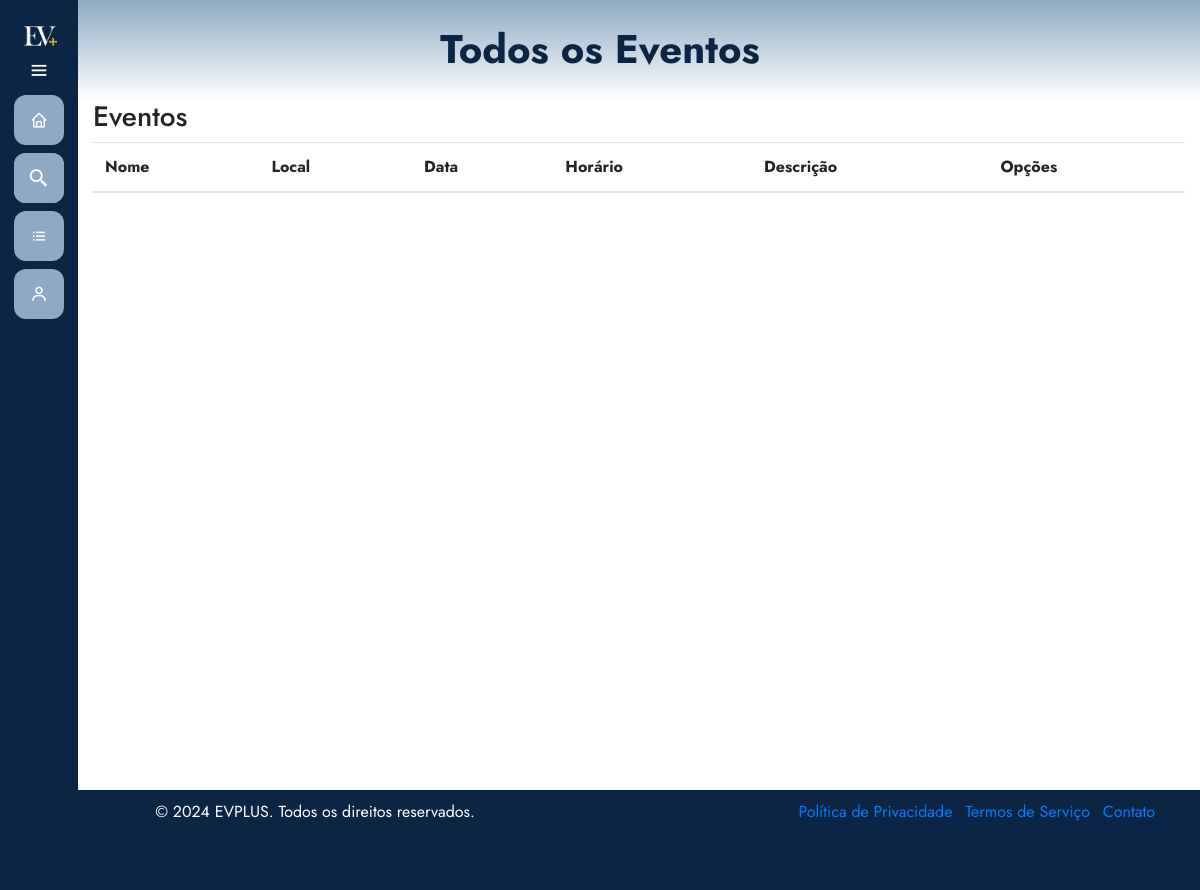
The page /eventos/todos-eventos/ on the database as committed earlier.
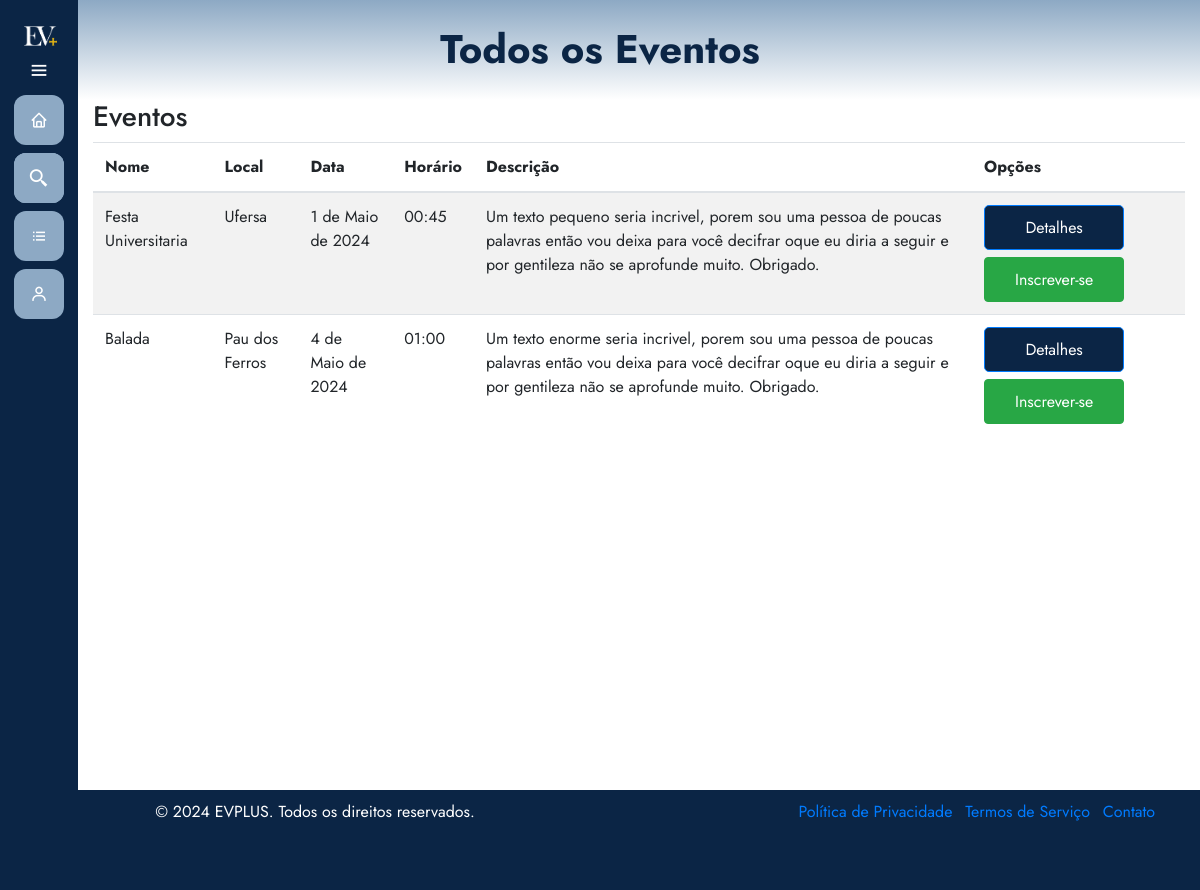
The same page on the database as committed later.
### eventos/models.py (models this page shows, shortened)
class Evento(models.Model):
    user = models.ForeignKey(User, on_delete=models.CASCADE)
    name = models.CharField(max_length=100)
    description = models.TextField()
    local = models.CharField(max_length=100)
    date = models.DateField()
    time = models.TimeField()
    category = models.CharField(max_length=100)
    banner = models.ImageField(upload_to='eventos', null=True, blank=True)

### eventos/views.py (the view)
# urls.py: path('todos-eventos/', views.listarTodosEventos, name='todos_eventos'),
def listarTodosEventos(request):
    exibir_sidebar = True
    eventosDisponiveis = Evento.objects.all()
    return render(request, 'todosEventos.html', {'eventos': eventosDisponiveis, 'exibir_sidebar': exibir_sidebar})

### eventos/templates/todosEventos.html (shortened to what this page needs)
{% extends 'base.html' %}
{% load static %}
{% block 'head' %}
    <link rel="stylesheet" href="{% static 'eventos/css/meuseventos.css' %}">
{% endblock %}
{% block 'dashboard' %}
    <div class="container">
        <div class="row">
            <div class="col-md-12">
                <div class="panel panel-default">
                    <div class="panel-heading">
                        <h3 class="panel-title">Eventos</h3>
                    </div>
                    <div class="panel-body">
                        <div class="table-responsive">
                            <table class="table table-striped">
                                <thead>
                                    <tr>
                                        <th>Nome</th>
                                        <th>Local</th>
                                        <th>Data</th>
                                        <th>Horário</th>
                                        <th>Descrição</th>
                                        <th>Opções</th>
                                    </tr>
                                </thead>
                                <tbody>
                                    {% for evento in eventos %}
                                        <tr>
                                            <td>{{ evento.name }}</td>
                                            <td>{{ evento.local }}</td>
                                            <td>{{ evento.date }}</td>
                                            <td>{{ evento.time }}</td>
                                            <td>{{ evento.description }}</td>
                                            <td>
                                                <a href="{% url 'eventos:detalhes_evento' evento.id %}" class="btn btn-primary">Detalhes</a>
                                                <a href="{% url 'eventos:inscricao_evento' evento.id %}" class="btn btn-success">Inscrever-se</a>
                                            </td>
                                        </tr>
                                    {% endfor %}
                                </tbody>
                            </table>
                        </div>
                    </div>
                </div>
            </div>
        </div>
    </div>
{% endblock %}

### templates/base.html (shortened to what this page needs)
{% load static %}
<!doctype html>
<html lang="pt-BR">
<head>
  <link rel="stylesheet" href="https://cdn.jsdelivr.net/npm/bootstrap@4.6.1/dist/css/bootstrap.min.css">
  <link rel="stylesheet" href="{% static 'general/css/base.css' %}">
  <link rel="stylesheet" href="{% static 'general/css/general.css' %}">
  <link href='https://unpkg.com/boxicons@2.0.7/css/boxicons.min.css' rel='stylesheet'>
  {% block 'head' %}{% endblock %}
</head>
<body>
  <div class="page-topo" id="page-topo">
    <h1 class="main-title" id="page-topo-title"></h1>
  </div>
  {% if exibir_sidebar %}
  <div class="sidebar">
    <a href="{% url 'home' %}">
      <div class="logo-details">
          <img src="{% static 'images/LOGO.png' %}" alt="Logo" class="logo">
        </a>
          <i class='bx bx-menu' id="btn" ></i>
      </div>
      <ul class="nav-list">
      <li>
        <a href="{% url 'home' %}">
          <i class='bx bx-home'></i>
        </a>
      </li>
      <li>
      <a href="#">
        <i class='bx bx-search-alt-2 bx-search'></i>
      </a>
      </li>
      <li>
        <a href="{% url 'eventos:todos_eventos' %}">
          <i class='bx bx-list-ul'></i>
        </a>
      </li>
      <li>
        <a href="{% url 'conta' %}">
          <i class='bx bx-user'></i>
        </a>
      </li>
    </ul>
  {% endif %}
  <section class="home-section">
    {% block 'dashboard' %}
    {% endblock %}
  </section>
  <footer class="footer">
    <div class="container">
        <div class="row">
            <div class="col-md-6">
                <p>&copy; 2024 EVPLUS. Todos os direitos reservados.</p>
            </div>
            <div class="col-md-6 text-md-right">
                <ul class="list-inline">
                    <li class="list-inline-item"><a href="#">Política de Privacidade</a></li>
                    <li class="list-inline-item"><a href="#">Termos de Serviço</a></li>
                    <li class="list-inline-item"><a href="#">Contato</a></li>
                </ul>
            </div>
        </div>
    </div>
  </footer>
</body>
</html>

### templates/static/general/css/base.css (style rules this page uses)
* { margin: 0; padding: 0; box-sizing: border-box; font-family: "Jost" , sans-serif; }
.main-title { position: relative; color: var(--dark-color); font-size: 40px; top: 25px; font-weight: bold; text-align: center; z-index: 3; }
.page-topo { position: relative; width: 100%; height: 100px; background-image: linear-gradient(to bottom, var(--main-color), white); z-index: 2; }
.sidebar { position: fixed; left: 0; top: 0; height: 100%; width: 78px; background: var(--dark-color); padding: 6px 14px; z-index: 99; transition: all 0.5s ease; }
.sidebar .logo-details { height: 60px; display: flex; align-items: center; position: relative; }
.sidebar .logo-details #btn { position: absolute; top: 50%; right: 0; transform: translateY(-50%); font-size: 22px; transition: all 0.4s ease; font-size: 23px; text-align: center; cursor: pointer; transition: all 0.5s ease; }
.sidebar i { color: #fff; height: 60px; min-width: 50px; font-size: 28px; text-align: center; line-height: 60px; }
.sidebar .nav-list { margin-top: 20px; height: 100%; }
.sidebar li { position: relative; margin: 8px 0; list-style: none; }
.sidebar .bx-search { position: relative; transform: translateY(-50%); font-size: 22px; background: var(--main-color); color: #FFF; margin-top: 25px; margin-bottom: -25px; }
.sidebar li a { display: flex; height: 100%; width: 100%; border-radius: 12px; align-items: center; text-decoration: none; transition: all 0.4s ease; background: var(--main-color); }
.sidebar li i { height: 50px; line-height: 50px; font-size: 18px; border-radius: 12px; }
.home-section { position: relative; min-height: 80vh; top: 0; background: white; left: 78px; width: calc(100% - 78px); transition: all 0.5s ease; z-index: 2; }
.logo-details { position: relative; top: 0; left: 0; background-color: var(--dark-color); padding: 5px 14px 25px 10px; z-index: 1000; }
.logo { max-height: 20px; transition: max-height 0.5s ease; }
.sidebar { padding-top: 15px; }
.sidebar .logo-details #btn { position: absolute; top: 55px; right: 0px; font-size: 22px; transition: all 0.4s ease; text-align: center; cursor: pointer; }
.footer { position: relative; bottom: 0; width: 100%; height: 100px; background-color: var(--dark-color); color: white; text-align: center; padding-top: 10px; z-index: 1000; margin-top: 50px; }

### templates/static/general/css/general.css (style rules this page uses)
:root { --main-color: #8da9c4; --dark-color: #0b2545; --light-color: #eef4ed; --contrast-color: #467afd; --differential-color: #134074; }

### templates/static/eventos/css/meuseventos.css (style rules this page uses)
.btn-primary { height: 45px; width: 140px; background-color: var(--dark-color); padding: 10px; border-radius: 5px; color: white; }
.btn-success { padding: 10px; margin-top: 7px; height: 45px; width: 140px; }

Rows that differ between the two databases and show on the page:
added Evento: name "Festa Universitaria", local "Ufersa", date "1 de Maio de 2024", time "00:45", description "Um texto pequeno seria incrivel, porem sou uma pessoa de poucas palavras então vou deixa para você decifrar oque eu diria a seguir e por gentileza não se aprofunde muito. Obrigado."
added Evento: name "Balada", local "Pau dos Ferros", date "4 de Maio de 2024", time "01:00", description "Um texto enorme seria incrivel, porem sou uma pessoa de poucas palavras então vou deixa para você decifrar oque eu diria a seguir e por gentileza não se aprofunde muito. Obrigado."
